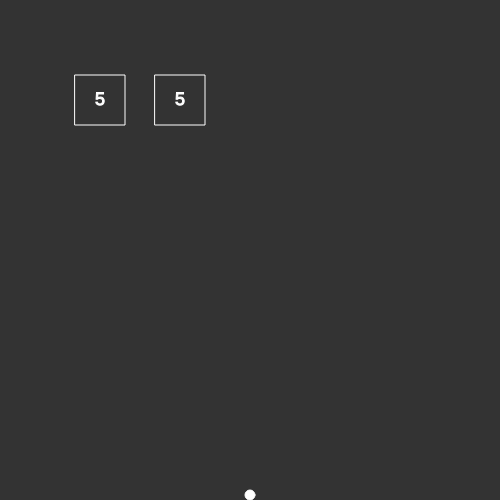
Frame 1 (no input)
Frame 60 (no input): identical to frame 1, image omitted
Frame 120 (the mouse pressed at the canvas centre since frame 60): identical to frame 1, image omitted

The p5.js sketch that drew this single still picture (run headless with seeded random() and noise() and a simulated clock; from frame 60 on, the mouse is pressed at the canvas centre):

// p5.js sketch
// ── sketch.js
var height = 500;
var width = 500;

var ball = new Ball();
var p = new Paddle(100, 100);
var p2 = new Paddle(180, 100);
var h2d = new H2D();
console.log(p);

h2d.addElement(p, true);
h2d.addElement(p2, false);
h2d.addElement(ball, true);



function setup() {

    createCanvas(500, 500);
    h2d.onCollision(new Ball(),new Paddle(),()=>{
        console.log('Collision lul!');
    })
    h2d.onCollision(p2, p, () => {
        console.log('Collision 2 paddles lul!');
    })
    h2d.onCollision(p2, p, () => {
        console.log('Overwrite asd');
    })

}

function draw() {
    background(51);
    fill(255);
    h2d.show();

   // p.update();

}


// function randomM(min, max) {
//     return Math.random() * (max - min) + min;
// }
// ── H2D.js
function H2D(){

    this.allObjects=[];
    this.collisonPair={};

    this.addElement = (e,detectCollision)=>{

        e.detectCollision = detectCollision;
        this.allObjects.push(e);
       
    }

    this.onCollision=(target, objType, callback)=>{
        let o={};
        o[objType.constructor.name]=callback;
        this.collisonPair[target.constructor.name]=o;
        
        console.log(this.collisonPair);
    }

    this.show=()=>{
        for (let i = 0; i < this.allObjects.length; i++) {
            if (this.allObjects[i].detectCollision){
                this.checkCollision(this.allObjects[i]);
            }
            this.allObjects[i].show();
            
        };
    }
            
    this.checkCollision=(e)=>{
        for (let i = 0; i < this.allObjects.length; i++) {
            if (this.allObjects[i] == e) continue;
            if (((e.x >= this.allObjects[i].x &&
                e.x <= this.allObjects[i].x + this.allObjects[i].width)
                || (e.x + e.width >= this.allObjects[i].x &&
                e.x + e.width <= this.allObjects[i].x + this.allObjects[i].width))
                &&
                ((e.y >= this.allObjects[i].y &&
                e.y <= this.allObjects[i].y + this.allObjects[i].height)
                || (e.y + e.height >= this.allObjects[i].y &&
                e.y + e.height <= this.allObjects[i].y + this.allObjects[i].height))) {

                if (this.collisonPair.hasOwnProperty(e.constructor.name)){

                    if (this.collisonPair[e.constructor.name].hasOwnProperty(this.allObjects[i].constructor.name)) {
                        this.collisonPair[e.constructor.name][this.allObjects[i].constructor.name]();
                    }
                }
            
        }
    }
}
}
// ── ball.js
function Ball() {
    this.width = 10;
    this.height = 10;
    this.x = width/2;
    this.y = height-(this.height/2);

    this.angle=90;
    this.lastPos={
        x:this.x,
        y:this.y
    }
    this.yspeed=-5;
    this.xspeed=7;

    this.show = function () {
        ellipse(this.x, this.y, this.width, this.height);
        this.checkBounds();
    }

    this.update = () => {
        this.y += this.yspeed;
        this.x += this.xspeed;
    }

    this.checkBounds=()=>{
     
        if (this.x-(this.width/2) < 0 || this.x+(this.width/2) > width){
            this.fixAngle(true);
        } 
        else if (this.y - (this.height / 2) < 0 || this.y + (this.height / 2) > height ){
            this.fixAngle(false);
        }
    }


    this.fixAngle=(side)=>{

            let dx = this.x - this.lastPos.x;
            let dy = this.y - this.lastPos.y;
            let h = Math.sqrt((Math.pow(dx,2) 
                    + Math.pow(dy,2)));
            let angle=Math.acos(dy/h);
       // console.log(angle);
            if(side){
                // this.xspeed = Math.min(this.xspeed * Math.abs(1.2 * sin(angle)),7)*-1;
                // this.yspeed = Math.min(this.yspeed * Math.abs(1.2 * cos(angle)), 7) ;
                this.xspeed *= -1;
            }else{
                // this.xspeed = Math.min(this.xspeed * Math.abs(1.2 * sin(angle)), 7) ;
                // this.yspeed = Math.min(this.yspeed * Math.abs(1.2 * cos(angle)), 7) * -1;
                 this.yspeed *= -1;
            }

            this.lastPos = {
                x: this.x,
                y: this.y
            }
        }
       
    
}
// ── food.js
function Food(x, y,nrBallsAdded) {

    this.x = x;
    this.y = y;
    this.nr=nrBallsAdded;

    this.width =20;
    this.height = 20;


    this.show =()=>{
        noFill();
        strokeWeight(2);
        stroke(255);
        ellipse(this.x, this.y, this.width, this.height);
        noStroke();
        fill(255);
        ellipse(this.x, this.y, this.width-10, this.height-10);
    }

}
// ── paddle.js
function Paddle(x, y){
    this.x=x;
    this.y=y;
    this.nrHits=5;
    this.width=50;
    this.height = 50;



    this.show=function(){
        rectMode(CENTER);
        noFill();
        stroke(255);
        rect(this.x, this.y, this.width, this.height);
        fill(255);
        textSize(18);
        text(this.nrHits.toString(), this.x-5, this.y+5);
    }

    this.update=()=>{
        this.x+=0.1;
    }
}
